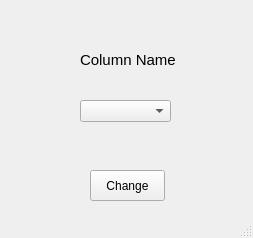
<?xml version="1.0" encoding="UTF-8"?>
<ui version="4.0">
 <class>MainWindow</class>
 <widget class="QMainWindow" name="MainWindow">
  <property name="geometry">
   <rect>
    <x>0</x>
    <y>0</y>
    <width>253</width>
    <height>238</height>
   </rect>
  </property>
  <property name="windowTitle">
   <string>MainWindow</string>
  </property>
  <widget class="QWidget" name="centralwidget">
   <widget class="QLabel" name="label">
    <property name="geometry">
     <rect>
      <x>80</x>
      <y>50</y>
      <width>101</width>
      <height>20</height>
     </rect>
    </property>
    <property name="font">
     <font>
      <pointsize>11</pointsize>
     </font>
    </property>
    <property name="text">
     <string>Column Name</string>
    </property>
   </widget>
   <widget class="QComboBox" name="comboBox">
    <property name="geometry">
     <rect>
      <x>80</x>
      <y>100</y>
      <width>91</width>
      <height>22</height>
     </rect>
    </property>
   </widget>
   <widget class="QPushButton" name="pushButton">
    <property name="geometry">
     <rect>
      <x>90</x>
      <y>170</y>
      <width>75</width>
      <height>31</height>
     </rect>
    </property>
    <property name="text">
     <string>Change</string>
    </property>
   </widget>
  </widget>
  <widget class="QStatusBar" name="statusbar"/>
 </widget>
 <resources/>
 <connections/>
</ui>
